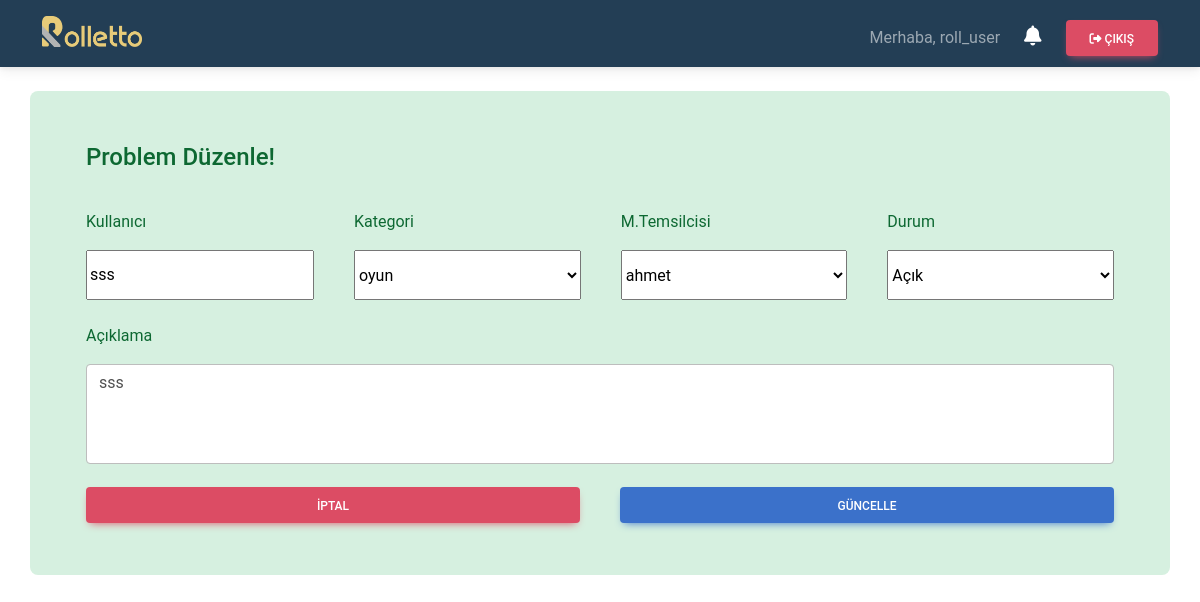
The app's page /update_problem/225 (signed in) with its own data.
### base/models.py (models this page shows, shortened)
class Problem(models.Model):
    STATUS = (
            ('Açık', 'Açık'),
            ('Kapalı', 'Kapalı')
            )
    class Meta:
        ordering = ['-date_created']
    add_by = models.CharField(max_length=20,null=True)
    customer_name = models.CharField(max_length=20,null=True)
    category = models.ForeignKey(Category, null=True, on_delete=models.SET_NULL)
    user = models.ForeignKey(User, null=True, on_delete=models.SET_NULL)
    description = models.TextField(null=True, blank=True)
    status = models.CharField(max_length=200, null=True, choices=STATUS)
    date_created = models.DateTimeField(auto_now_add=True, null=True)

### base/views.py (the view)
# urls.py: path('update_problem/<str:pk>', views.updateProblem, name="update_problem"),
def updateProblem(request,pk):
    problem = Problem.objects.get(id=pk)
    form = ProblemForm(instance=problem)
    if request.method == 'POST':
        form = ProblemForm(request.POST, instance=problem)
        if form.is_valid:
            form.save()
            return redirect('/')
    context = {'form':form}
    return render(request, 'base/update_problem.html', context)

### base/forms.py
class ProblemForm(forms.ModelForm):
    category = forms.ModelChoiceField(
        queryset= Category.objects.all(),
        empty_label='Kategori Seç',
        label='Kategori Seç',
    )
    user = forms.ModelChoiceField(
        queryset= User.objects.all(),
        empty_label='M.Temsilcisi',
        label='M.Temsilcisi'
    )
    status = forms.ChoiceField(choices=Problem.STATUS, label='Durum', required=True)
    class Meta:
        model = Problem
        fields = ['customer_name', 'category', 'user', 'description', 'status', 'add_by']
        widgets = {
            'customer_name': forms.TextInput(attrs={'placeholder': 'Kullanıcı Adı'}),
            'description': forms.Textarea(attrs={'placeholder': 'Açıklama gir','style':'resize:none;', 'class':'form-control'}),
        }

### base/models.py (called while the page is built)
    def __str__(self):
        return self.name

### base/templates/base/update_problem.html (shortened to what this page needs)
{% extends 'base/main.html' %}
{% block content %}
    <div class="alert alert-success container mt-4" role="alert">
        <div class="row">
            <div class="col-md-12">
                <div class="p-4">
                    <form action="" method='POST'>
                        <div class="row">
                            <div class="form-floating m-2 d-grid" style='height:50px'>
                                <h4 class="alert-heading">Problem Düzenle!</h4>
                            </div>
                            <div class="col-md form-floating m-2 d-grid" style='height:50px'>
                                <p>Kullanıcı</p>
                                <div class="d-grid" style="height:50px">{{form.customer_name}}</div>
                            </div>
                            <div class="col-md form-floating m-2 d-grid" style='height:50px'>
                                <p>Kategori</p>
                                <div class="d-grid" style="height:50px">{{form.category}}</div>
                            </div>
                            <div class="col-md form-floating m-2 d-grid" style='height:50px'>
                                <p>M.Temsilcisi</p>
                                <div class="d-grid" style="height:50px">{{form.user}}</div>
                            </div>
                            <div class="col-md form-floating m-2 d-grid" style='height:50px'>
                                <p>Durum</p>
                                <div class="d-grid" style="height:50px">{{form.status}}</div>
                            </div>
                        </div>
                        <div class="row mt-5">
                            <div class="col-md m-2 d-grid" style='height:100px;'>
                                <p>Açıklama</p>
                                <div class="d-grid" style="height:100px">{{form.description}}</div>
                            </div>
                        </div>
                        <div class="row mt-5">
                            <div class="col-md m-2 d-grid">
                                <a class="btn btn-danger" href="{% url 'user' %}">İptal</a>
                            </div>
                            <div class="col-md m-2 d-grid">
                                <button class="btn btn-primary" type="submit" name="Problem Düzenle">Güncelle</button>
                            </div>
                        </div>
                    </form>
                </div>
            </div>
        </div>
    </div>
{% endblock content %}

### base/templates/base/navbar.html (shortened to what this page needs)
{% load static %}
<nav class="navbar navbar-expand-lg navbar-dark bg-body-tertiary" style="background-color: rgb(35, 62, 85);">
    <div class="container">
        <a class="navbar-brand" href="/"><img class="img-fluid pb-1" style="width: 100px; height: 35px" src={% static "images/logo.png" %} alt="logo"></a>
        <div class="collapse navbar-collapse mt-2" id="navbarNav">
            <ul class="navbar-nav me-auto p-2 mb-lg-0">
            </ul>
            <span class="navbar-text p-2">
                Merhaba, {{request.user}}
            </span>
            {% if request.user.is_staff == False %}
            <a class="link-white ps-3 me-4" href="{% url 'notification' %}" role="button" aria-expanded="false">
                <i class="fa-solid fa-bell text-white" style="font-size:20px"></i>
            </a>
            {% endif %}
            <a class="btn btn-danger" href="{% url 'logout' %}" role="button">
                <i class="fa-solid fa-right-from-bracket"></i>
                Çıkış
            </a>
        </div>
    </div>
</nav>

### records on screen
Problem: customer_name "sss", category "oyun", user "ahmet", status "Açık", description "sss"

### other values on screen
{{ request.user }} "roll_user"
